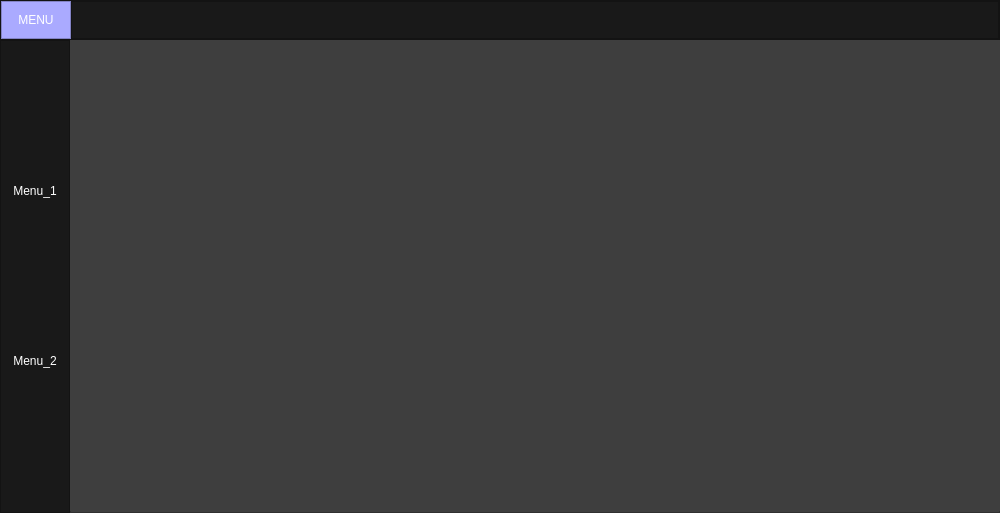
<?xml version="1.0" encoding="UTF-8"?>
<ui version="4.0">
 <class>MainWindow</class>
 <widget class="QMainWindow" name="MainWindow">
  <property name="geometry">
   <rect>
    <x>0</x>
    <y>0</y>
    <width>1000</width>
    <height>513</height>
   </rect>
  </property>
  <property name="minimumSize">
   <size>
    <width>1000</width>
    <height>500</height>
   </size>
  </property>
  <property name="windowTitle">
   <string>MainWindow</string>
  </property>
  <property name="styleSheet">
   <string notr="true">background-color: rgb(62, 62, 62);</string>
  </property>
  <widget class="QWidget" name="centralwidget">
   <layout class="QVBoxLayout" name="verticalLayout" stretch="0,0">
    <property name="spacing">
     <number>0</number>
    </property>
    <property name="leftMargin">
     <number>0</number>
    </property>
    <property name="topMargin">
     <number>0</number>
    </property>
    <property name="rightMargin">
     <number>0</number>
    </property>
    <property name="bottomMargin">
     <number>0</number>
    </property>
    <item>
     <widget class="QFrame" name="top_bar">
      <property name="maximumSize">
       <size>
        <width>16777215</width>
        <height>40</height>
       </size>
      </property>
      <property name="styleSheet">
       <string notr="true">background-color: rgb(25, 25, 25);</string>
      </property>
      <property name="frameShape">
       <enum>QFrame::StyledPanel</enum>
      </property>
      <property name="frameShadow">
       <enum>QFrame::Raised</enum>
      </property>
      <layout class="QHBoxLayout" name="horizontalLayout">
       <property name="spacing">
        <number>0</number>
       </property>
       <property name="leftMargin">
        <number>0</number>
       </property>
       <property name="topMargin">
        <number>0</number>
       </property>
       <property name="rightMargin">
        <number>0</number>
       </property>
       <property name="bottomMargin">
        <number>0</number>
       </property>
       <item>
        <widget class="QFrame" name="frame_toggle">
         <property name="maximumSize">
          <size>
           <width>70</width>
           <height>40</height>
          </size>
         </property>
         <property name="styleSheet">
          <string notr="true">background-color: rgb(170, 85, 255);
font: 8pt &quot;Century Gothic&quot;;
background-color: rgb(170, 170, 255);</string>
         </property>
         <property name="frameShape">
          <enum>QFrame::StyledPanel</enum>
         </property>
         <property name="frameShadow">
          <enum>QFrame::Raised</enum>
         </property>
         <layout class="QVBoxLayout" name="verticalLayout_2" stretch="0">
          <property name="spacing">
           <number>0</number>
          </property>
          <property name="leftMargin">
           <number>0</number>
          </property>
          <property name="topMargin">
           <number>0</number>
          </property>
          <property name="rightMargin">
           <number>0</number>
          </property>
          <property name="bottomMargin">
           <number>0</number>
          </property>
          <item>
           <widget class="QPushButton" name="btn_toggle">
            <property name="sizePolicy">
             <sizepolicy hsizetype="Expanding" vsizetype="Expanding">
              <horstretch>0</horstretch>
              <verstretch>0</verstretch>
             </sizepolicy>
            </property>
            <property name="autoFillBackground">
             <bool>false</bool>
            </property>
            <property name="styleSheet">
             <string notr="true">color: rgb(255, 255, 255);
border: 0px solid;</string>
            </property>
            <property name="text">
             <string>MENU</string>
            </property>
           </widget>
          </item>
         </layout>
        </widget>
       </item>
       <item>
        <widget class="QFrame" name="frame_top">
         <property name="maximumSize">
          <size>
           <width>16777215</width>
           <height>16777215</height>
          </size>
         </property>
         <property name="frameShape">
          <enum>QFrame::StyledPanel</enum>
         </property>
         <property name="frameShadow">
          <enum>QFrame::Raised</enum>
         </property>
        </widget>
       </item>
      </layout>
     </widget>
    </item>
    <item>
     <widget class="QFrame" name="contant">
      <property name="frameShape">
       <enum>QFrame::NoFrame</enum>
      </property>
      <property name="frameShadow">
       <enum>QFrame::Raised</enum>
      </property>
      <layout class="QHBoxLayout" name="horizontalLayout_2">
       <property name="spacing">
        <number>0</number>
       </property>
       <property name="leftMargin">
        <number>0</number>
       </property>
       <property name="topMargin">
        <number>0</number>
       </property>
       <property name="rightMargin">
        <number>0</number>
       </property>
       <property name="bottomMargin">
        <number>0</number>
       </property>
       <item>
        <widget class="QFrame" name="frame_left_menu">
         <property name="maximumSize">
          <size>
           <width>70</width>
           <height>16777215</height>
          </size>
         </property>
         <property name="styleSheet">
          <string notr="true">background-color: rgb(25, 25, 25);</string>
         </property>
         <property name="frameShape">
          <enum>QFrame::StyledPanel</enum>
         </property>
         <property name="frameShadow">
          <enum>QFrame::Raised</enum>
         </property>
         <layout class="QVBoxLayout" name="verticalLayout_3">
          <property name="spacing">
           <number>0</number>
          </property>
          <property name="leftMargin">
           <number>0</number>
          </property>
          <property name="topMargin">
           <number>0</number>
          </property>
          <property name="rightMargin">
           <number>0</number>
          </property>
          <property name="bottomMargin">
           <number>0</number>
          </property>
          <item>
           <widget class="QFrame" name="frame_top_menus">
            <property name="sizePolicy">
             <sizepolicy hsizetype="Preferred" vsizetype="Preferred">
              <horstretch>0</horstretch>
              <verstretch>0</verstretch>
             </sizepolicy>
            </property>
            <property name="cursor">
             <cursorShape>ArrowCursor</cursorShape>
            </property>
            <property name="focusPolicy">
             <enum>Qt::WheelFocus</enum>
            </property>
            <property name="frameShape">
             <enum>QFrame::NoFrame</enum>
            </property>
            <property name="frameShadow">
             <enum>QFrame::Raised</enum>
            </property>
            <layout class="QVBoxLayout" name="verticalLayout_4">
             <property name="spacing">
              <number>0</number>
             </property>
             <property name="leftMargin">
              <number>0</number>
             </property>
             <property name="topMargin">
              <number>0</number>
             </property>
             <property name="rightMargin">
              <number>0</number>
             </property>
             <property name="bottomMargin">
              <number>0</number>
             </property>
             <item>
              <widget class="QPushButton" name="pushButton">
               <property name="minimumSize">
                <size>
                 <width>0</width>
                 <height>40</height>
                </size>
               </property>
               <property name="styleSheet">
                <string notr="true">QPushButton{
	color: rgb(255, 255, 255);
	font: 8pt &quot;Century Gothic&quot;;	
	border: 0px solid;
}
QPushButton:hover{
	color: rgb(255, 255, 255);
	background-color: rgb(170, 85, 255);
	font: 8pt &quot;Century Gothic&quot;;
	background-color: rgb(170, 170, 255);
	border: 0px solid;
}
</string>
               </property>
               <property name="text">
                <string>Menu_1</string>
               </property>
              </widget>
             </item>
             <item>
              <widget class="QPushButton" name="pushButton_2">
               <property name="minimumSize">
                <size>
                 <width>0</width>
                 <height>40</height>
                </size>
               </property>
               <property name="styleSheet">
                <string notr="true">QPushButton{
	color: rgb(255, 255, 255);
	font: 8pt &quot;Century Gothic&quot;;	
	border: 0px solid;
}
QPushButton:hover{
	color: rgb(255, 255, 255);
	background-color: rgb(170, 85, 255);
	font: 8pt &quot;Century Gothic&quot;;
	background-color: rgb(170, 170, 255);
	border: 0px solid;
}
</string>
               </property>
               <property name="text">
                <string>Menu_2</string>
               </property>
              </widget>
             </item>
            </layout>
           </widget>
          </item>
         </layout>
        </widget>
       </item>
       <item>
        <widget class="QFrame" name="frame_pages">
         <property name="frameShape">
          <enum>QFrame::StyledPanel</enum>
         </property>
         <property name="frameShadow">
          <enum>QFrame::Raised</enum>
         </property>
         <widget class="QStackedWidget" name="page_widget">
          <property name="geometry">
           <rect>
            <x>0</x>
            <y>0</y>
            <width>931</width>
            <height>471</height>
           </rect>
          </property>
          <widget class="QWidget" name="page"/>
          <widget class="QWidget" name="page_2"/>
         </widget>
        </widget>
       </item>
      </layout>
     </widget>
    </item>
   </layout>
  </widget>
 </widget>
 <resources/>
 <connections/>
</ui>
